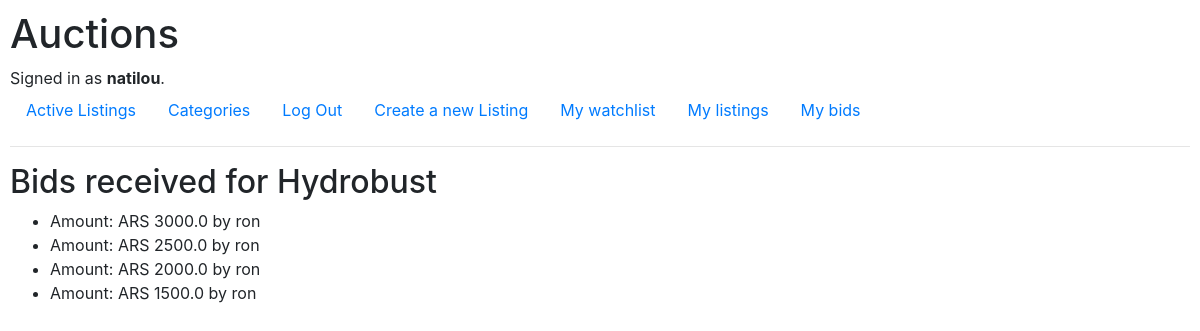
The page /4/bids_received (signed in) on the database its author committed.
### auctions/models.py (models this page shows, shortened)
class User(AbstractUser):
    pass

class Listing(models.Model):
    title = models.CharField(max_length=64)
    description = models.TextField(max_length=300)
    starting_price = models.FloatField()
    currency = models.CharField(max_length=4)
    image_url = models.URLField(null=True, blank=True)
    is_active = models.BooleanField(default=True)
    category = models.ForeignKey(Category, on_delete=models.CASCADE, related_name="listings")
    user = models.ForeignKey(User, on_delete=models.CASCADE, related_name="listings")

class Bid(models.Model):
    amount = models.FloatField()
    currency = models.CharField(max_length=4)
    user = models.ForeignKey(User, on_delete=models.CASCADE, related_name="bids")
    listing = models.ForeignKey(Listing, on_delete=models.CASCADE, related_name="bids")
    def __str__(self) -> str:
        return f"Amount: {self.currency} {self.amount} by {self.user}"

### auctions/views.py (the view)
# urls.py: path("<int:listing_id>/bids_received", views.show_bids_received, name="show_bids_received")
@login_required
def show_bids_received(request, listing_id):
    listing = get_object_or_404(Listing, id=listing_id)
    bids_received = Bid.objects.filter(listing_id=listing.id).order_by('-amount')
    return render(request, "auctions/bids_received.html", {
        "bids": bids_received,
        "listing": listing
    } )

### auctions/templates/auctions/bids_received.html
{% extends "auctions/layout.html" %}
{% block body %}
    {% if bids %}
        <h2>Bids received for {{ listing.title }}</h2>
            <ul>
                {% for bid in bids %}
                <li>
                    {{ bid }}
                </li>
                {% endfor %}
            </ul>
    {% else %}
        <h2>No bids received for {{ listing.title }} yet </h2>
    {% endif %}
{% endblock %}

### auctions/templates/auctions/layout.html (shortened to what this page needs)
{% load static %}
<!DOCTYPE html>
<html lang="en">
    <head>
        <link rel="stylesheet" href="https://stackpath.bootstrapcdn.com/bootstrap/4.4.1/css/bootstrap.min.css">
        <link href="{% static 'auctions/styles.css' %}" rel="stylesheet">
    </head>
    <body>
        <h1>Auctions</h1>
        <div>
            {% if user.is_authenticated %}
                Signed in as <strong>{{ user.username }}</strong>.
            {% else %}
                Not signed in.
            {% endif %}
        </div>
        <ul class="nav">
            <li class="nav-item">
                <a class="nav-link" href="{% url 'index' %}">Active Listings</a>
            </li>
            <li class="nav-item">
                <a class="nav-link" href="{% url 'show_categories' %}">Categories</a>
            </li>
            {% if user.is_authenticated %}
                <li class="nav-item">
                    <a class="nav-link" href="{% url 'logout' %}">Log Out</a>
                </li>
                <li class="nav-item">
                    <a class="nav-link" href="{% url 'new' %}">Create a new Listing</a>
                </li>
                <li class="nav-item">
                    <a class="nav-link" href="{% url 'show_watchlist' %}">My watchlist</a>
                </li>
                <li class="nav-item">
                    <a class="nav-link" href="{% url 'show_my_listings' %}">My listings</a>
                </li>
                <li class="nav-item">
                    <a class="nav-link" href="{% url 'show_my_bids' %}">My bids</a>
                </li>
            {% endif %}
        </ul>
        <hr>
        {% block body %}
        {% endblock %}
    </body>
</html>

### auctions/static/auctions/styles.css (style rules this page uses)
body { padding: 10px; }

### rows shown on the page
User: username "natilou"
Listing: title "Hydrobust"
Bid: currency+amount+user "Amount: ARS 3000.0 by ron"
Bid: currency+amount+user "Amount: ARS 2500.0 by ron"
Bid: currency+amount+user "Amount: ARS 2000.0 by ron"
Bid: currency+amount+user "Amount: ARS 1500.0 by ron"
